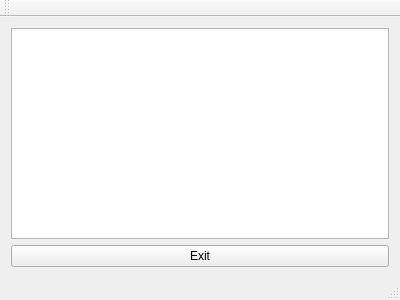
<?xml version="1.0" encoding="UTF-8"?>
<ui version="4.0">
 <class>MainWindow</class>
 <widget class="QMainWindow" name="MainWindow">
  <property name="geometry">
   <rect>
    <x>0</x>
    <y>0</y>
    <width>400</width>
    <height>300</height>
   </rect>
  </property>
  <property name="windowTitle">
   <string>MainWindow</string>
  </property>
  <widget class="QWidget" name="centralWidget">
   <layout class="QVBoxLayout" name="verticalLayout">
    <item>
     <widget class="QGraphicsView" name="graphicsView"/>
    </item>
    <item>
     <widget class="QPushButton" name="pushButton">
      <property name="text">
       <string>Exit</string>
      </property>
     </widget>
    </item>
   </layout>
  </widget>
  <widget class="QMenuBar" name="menuBar">
   <property name="geometry">
    <rect>
     <x>0</x>
     <y>0</y>
     <width>400</width>
     <height>22</height>
    </rect>
   </property>
  </widget>
  <widget class="QToolBar" name="mainToolBar">
   <attribute name="toolBarArea">
    <enum>TopToolBarArea</enum>
   </attribute>
   <attribute name="toolBarBreak">
    <bool>false</bool>
   </attribute>
  </widget>
  <widget class="QStatusBar" name="statusBar"/>
 </widget>
 <layoutdefault spacing="6" margin="11"/>
 <resources/>
 <connections>
  <connection>
   <sender>pushButton</sender>
   <signal>clicked()</signal>
   <receiver>MainWindow</receiver>
   <slot>close()</slot>
   <hints>
    <hint type="sourcelabel">
     <x>174</x>
     <y>271</y>
    </hint>
    <hint type="destinationlabel">
     <x>199</x>
     <y>149</y>
    </hint>
   </hints>
  </connection>
 </connections>
</ui>
